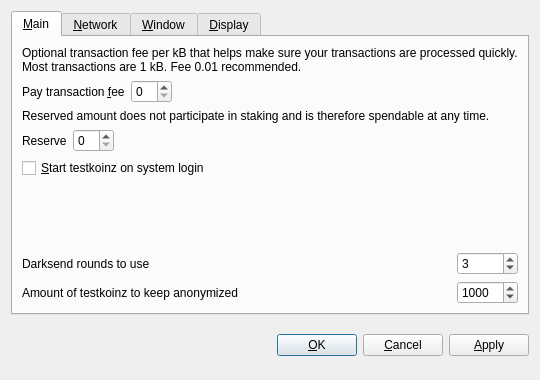
<?xml version="1.0" encoding="UTF-8"?>
<ui version="4.0">
 <class>OptionsDialog</class>
 <widget class="QDialog" name="OptionsDialog">
  <property name="geometry">
   <rect>
    <x>0</x>
    <y>0</y>
    <width>540</width>
    <height>380</height>
   </rect>
  </property>
  <property name="windowTitle">
   <string>Options</string>
  </property>
  <property name="modal">
   <bool>true</bool>
  </property>
  <layout class="QVBoxLayout" name="verticalLayout">
   <item>
    <widget class="QTabWidget" name="tabWidget">
     <property name="tabPosition">
      <enum>QTabWidget::North</enum>
     </property>
     <property name="currentIndex">
      <number>0</number>
     </property>
     <widget class="QWidget" name="tabMain">
      <attribute name="title">
       <string>&amp;Main</string>
      </attribute>
      <layout class="QGridLayout" name="gridLayout">
       <item row="0" column="0" colspan="2">
        <widget class="QLabel" name="transactionFeeInfoLabel">
         <property name="text">
          <string>Optional transaction fee per kB that helps make sure your transactions are processed quickly. Most transactions are 1 kB. Fee 0.01 recommended.</string>
         </property>
         <property name="textFormat">
          <enum>Qt::PlainText</enum>
         </property>
         <property name="wordWrap">
          <bool>true</bool>
         </property>
        </widget>
       </item>
       <item row="1" column="0">
        <layout class="QHBoxLayout" name="horizontalLayoutFee">
         <item>
          <widget class="QLabel" name="transactionFeeLabel">
           <property name="text">
            <string>Pay transaction &amp;fee</string>
           </property>
           <property name="textFormat">
            <enum>Qt::PlainText</enum>
           </property>
           <property name="buddy">
            <cstring>transactionFee</cstring>
           </property>
          </widget>
         </item>
         <item>
          <widget class="BitcoinAmountField" name="transactionFee"/>
         </item>
         <item>
          <spacer name="horizontalSpacerFee">
           <property name="orientation">
            <enum>Qt::Horizontal</enum>
           </property>
           <property name="sizeHint" stdset="0">
            <size>
             <width>40</width>
             <height>20</height>
            </size>
           </property>
          </spacer>
         </item>
        </layout>
       </item>
       <item row="2" column="0" colspan="2">
        <widget class="QLabel" name="reserveBalanceInfoLabel">
         <property name="text">
          <string>Reserved amount does not participate in staking and is therefore spendable at any time.</string>
         </property>
         <property name="textFormat">
          <enum>Qt::PlainText</enum>
         </property>
         <property name="wordWrap">
          <bool>true</bool>
         </property>
        </widget>
       </item>
       <item row="3" column="0">
        <layout class="QHBoxLayout" name="horizontalLayoutReserveBalance">
         <item>
          <widget class="QLabel" name="reserveBalanceLabel">
           <property name="text">
            <string>Reserve</string>
           </property>
           <property name="textFormat">
            <enum>Qt::PlainText</enum>
           </property>
           <property name="buddy">
            <cstring>reserveBalance</cstring>
           </property>
          </widget>
         </item>
         <item>
          <widget class="BitcoinAmountField" name="reserveBalance"/>
         </item>
         <item>
          <spacer name="horizontalSpacerReserveBalance">
           <property name="orientation">
            <enum>Qt::Horizontal</enum>
           </property>
           <property name="sizeHint" stdset="0">
            <size>
             <width>40</width>
             <height>20</height>
            </size>
           </property>
          </spacer>
         </item>
        </layout>
       </item>
       <item row="4" column="0">
        <widget class="QCheckBox" name="bitcoinAtStartup">
         <property name="toolTip">
          <string>Automatically start testkoinz after logging in to the system.</string>
         </property>
         <property name="text">
          <string>&amp;Start testkoinz on system login</string>
         </property>
        </widget>
       </item>
       <item row="5" column="0">
        <spacer name="verticalSpacer_Main">
         <property name="orientation">
          <enum>Qt::Vertical</enum>
         </property>
         <property name="sizeHint" stdset="0">
          <size>
           <width>20</width>
           <height>40</height>
          </size>
         </property>
        </spacer>
       </item>
       <item row="6" column="0">
        <widget class="QLabel" name="label">
         <property name="toolTip">
          <string>&lt;html&gt;&lt;head/&gt;&lt;body&gt;&lt;p&gt;This setting determines the amount of individual masternodes that an input will be anonymized through. More rounds of anonymization gives a higher degree of privacy, but also costs more in fees.&lt;/p&gt;&lt;/body&gt;&lt;/html&gt;</string>
         </property>
         <property name="text">
          <string>Darksend rounds to use</string>
         </property>
        </widget>
       </item>
       <item row="6" column="1">
        <widget class="QSpinBox" name="darksendRounds">
         <property name="minimum">
          <number>2</number>
         </property>
         <property name="maximum">
          <number>16</number>
         </property>
         <property name="value">
          <number>3</number>
         </property>
        </widget>
       </item>
       <item row="7" column="0">
        <widget class="QLabel" name="label_2">
         <property name="toolTip">
          <string>This amount acts as a threshold to turn off Darksend once it's reached.</string>
         </property>
         <property name="statusTip">
          <string notr="true"/>
         </property>
         <property name="whatsThis">
          <string notr="true"/>
         </property>
         <property name="accessibleName">
          <string notr="true"/>
         </property>
         <property name="accessibleDescription">
          <string notr="true"/>
         </property>
         <property name="text">
          <string>Amount of testkoinz to keep anonymized</string>
         </property>
        </widget>
       </item>
       <item row="7" column="1">
        <widget class="QSpinBox" name="anonymizetestkoinz">
         <property name="minimum">
          <number>2</number>
         </property>
         <property name="maximum">
          <number>10000</number>
         </property>
         <property name="singleStep">
          <number>10</number>
         </property>
         <property name="value">
          <number>1000</number>
         </property>
        </widget>
       </item>
      </layout>
     </widget>
     <widget class="QWidget" name="tabNetwork">
      <attribute name="title">
       <string>&amp;Network</string>
      </attribute>
      <layout class="QVBoxLayout" name="verticalLayout_Network">
       <item>
        <widget class="QCheckBox" name="mapPortUpnp">
         <property name="toolTip">
          <string>Automatically open the testkoinz client port on the router. This only works when your router supports UPnP and it is enabled.</string>
         </property>
         <property name="text">
          <string>Map port using &amp;UPnP</string>
         </property>
        </widget>
       </item>
       <item>
        <widget class="QCheckBox" name="connectSocks">
         <property name="toolTip">
          <string>Connect to the testkoinz network through a SOCKS5 proxy (e.g. when connecting through Tor).</string>
         </property>
         <property name="text">
          <string>&amp;Connect through SOCKS5 proxy:</string>
         </property>
        </widget>
       </item>
       <item>
        <layout class="QHBoxLayout" name="horizontalLayout_Network">
         <item>
          <widget class="QLabel" name="proxyIpLabel">
           <property name="text">
            <string>Proxy &amp;IP:</string>
           </property>
           <property name="textFormat">
            <enum>Qt::PlainText</enum>
           </property>
           <property name="buddy">
            <cstring>proxyIp</cstring>
           </property>
          </widget>
         </item>
         <item>
          <widget class="QValidatedLineEdit" name="proxyIp">
           <property name="maximumSize">
            <size>
             <width>140</width>
             <height>16777215</height>
            </size>
           </property>
           <property name="toolTip">
            <string>IP address of the proxy (e.g. 127.0.0.1)</string>
           </property>
          </widget>
         </item>
         <item>
          <widget class="QLabel" name="proxyPortLabel">
           <property name="text">
            <string>&amp;Port:</string>
           </property>
           <property name="textFormat">
            <enum>Qt::PlainText</enum>
           </property>
           <property name="buddy">
            <cstring>proxyPort</cstring>
           </property>
          </widget>
         </item>
         <item>
          <widget class="QLineEdit" name="proxyPort">
           <property name="maximumSize">
            <size>
             <width>55</width>
             <height>16777215</height>
            </size>
           </property>
           <property name="toolTip">
            <string>Port of the proxy (e.g. 9050)</string>
           </property>
          </widget>
         </item>
         <item>
          <spacer name="horizontalSpacer_Network">
           <property name="orientation">
            <enum>Qt::Horizontal</enum>
           </property>
           <property name="sizeHint" stdset="0">
            <size>
             <width>40</width>
             <height>20</height>
            </size>
           </property>
          </spacer>
         </item>
        </layout>
       </item>
       <item>
        <spacer name="verticalSpacer_Network">
         <property name="orientation">
          <enum>Qt::Vertical</enum>
         </property>
         <property name="sizeHint" stdset="0">
          <size>
           <width>20</width>
           <height>40</height>
          </size>
         </property>
        </spacer>
       </item>
      </layout>
     </widget>
     <widget class="QWidget" name="tabWindow">
      <attribute name="title">
       <string>&amp;Window</string>
      </attribute>
      <layout class="QVBoxLayout" name="verticalLayout_Window">
       <item>
        <widget class="QCheckBox" name="minimizeToTray">
         <property name="toolTip">
          <string>Show only a tray icon after minimizing the window.</string>
         </property>
         <property name="text">
          <string>&amp;Minimize to the tray instead of the taskbar</string>
         </property>
        </widget>
       </item>
       <item>
        <widget class="QCheckBox" name="minimizeOnClose">
         <property name="toolTip">
          <string>Minimize instead of exit the application when the window is closed. When this option is enabled, the application will be closed only after selecting Quit in the menu.</string>
         </property>
         <property name="text">
          <string>M&amp;inimize on close</string>
         </property>
        </widget>
       </item>
       <item>
        <spacer name="verticalSpacer_Window">
         <property name="orientation">
          <enum>Qt::Vertical</enum>
         </property>
         <property name="sizeHint" stdset="0">
          <size>
           <width>20</width>
           <height>40</height>
          </size>
         </property>
        </spacer>
       </item>
      </layout>
     </widget>
     <widget class="QWidget" name="tabDisplay">
      <attribute name="title">
       <string>&amp;Display</string>
      </attribute>
      <layout class="QVBoxLayout" name="verticalLayout_Display">
       <item>
        <layout class="QHBoxLayout" name="horizontalLayout_1_Display">
         <item>
          <widget class="QLabel" name="langLabel">
           <property name="text">
            <string>User Interface &amp;language:</string>
           </property>
           <property name="textFormat">
            <enum>Qt::PlainText</enum>
           </property>
           <property name="buddy">
            <cstring>lang</cstring>
           </property>
          </widget>
         </item>
         <item>
          <widget class="QValueComboBox" name="lang">
           <property name="toolTip">
            <string>The user interface language can be set here. This setting will take effect after restarting testkoinz.</string>
           </property>
          </widget>
         </item>
        </layout>
       </item>
       <item>
        <layout class="QHBoxLayout" name="horizontalLayout_2_Display">
         <item>
          <widget class="QLabel" name="unitLabel">
           <property name="text">
            <string>&amp;Unit to show amounts in:</string>
           </property>
           <property name="textFormat">
            <enum>Qt::PlainText</enum>
           </property>
           <property name="buddy">
            <cstring>unit</cstring>
           </property>
          </widget>
         </item>
         <item>
          <widget class="QValueComboBox" name="unit">
           <property name="toolTip">
            <string>Choose the default subdivision unit to show in the interface and when sending coins.</string>
           </property>
          </widget>
         </item>
        </layout>
       </item>
       <item>
        <widget class="QCheckBox" name="coinControlFeatures">
         <property name="toolTip">
          <string>Whether to show coin control features or not.</string>
         </property>
         <property name="text">
          <string>Display coin &amp;control features (experts only!)</string>
         </property>
        </widget>
       </item>
       <item>
        <widget class="QCheckBox" name="useBlackTheme">
         <property name="text">
          <string>Use black visual theme (requires restart)</string>
         </property>
        </widget>
       </item>
       <item>
        <spacer name="verticalSpacer_Display">
         <property name="orientation">
          <enum>Qt::Vertical</enum>
         </property>
         <property name="sizeHint" stdset="0">
          <size>
           <width>20</width>
           <height>40</height>
          </size>
         </property>
        </spacer>
       </item>
      </layout>
     </widget>
    </widget>
   </item>
   <item>
    <layout class="QHBoxLayout" name="horizontalLayout_Buttons">
     <item>
      <spacer name="horizontalSpacer_1">
       <property name="orientation">
        <enum>Qt::Horizontal</enum>
       </property>
       <property name="sizeHint" stdset="0">
        <size>
         <width>40</width>
         <height>48</height>
        </size>
       </property>
      </spacer>
     </item>
     <item>
      <widget class="QLabel" name="statusLabel">
       <property name="font">
        <font>
         <weight>75</weight>
         <bold>true</bold>
        </font>
       </property>
       <property name="text">
        <string/>
       </property>
       <property name="textFormat">
        <enum>Qt::PlainText</enum>
       </property>
       <property name="wordWrap">
        <bool>true</bool>
       </property>
      </widget>
     </item>
     <item>
      <spacer name="horizontalSpacer_2">
       <property name="orientation">
        <enum>Qt::Horizontal</enum>
       </property>
       <property name="sizeHint" stdset="0">
        <size>
         <width>40</width>
         <height>48</height>
        </size>
       </property>
      </spacer>
     </item>
     <item>
      <widget class="QPushButton" name="okButton">
       <property name="text">
        <string>&amp;OK</string>
       </property>
      </widget>
     </item>
     <item>
      <widget class="QPushButton" name="cancelButton">
       <property name="text">
        <string>&amp;Cancel</string>
       </property>
       <property name="autoDefault">
        <bool>false</bool>
       </property>
      </widget>
     </item>
     <item>
      <widget class="QPushButton" name="applyButton">
       <property name="text">
        <string>&amp;Apply</string>
       </property>
       <property name="autoDefault">
        <bool>false</bool>
       </property>
      </widget>
     </item>
    </layout>
   </item>
  </layout>
 </widget>
 <customwidgets>
  <customwidget>
   <class>BitcoinAmountField</class>
   <extends>QSpinBox</extends>
   <header>bitcoinamountfield.h</header>
   <container>1</container>
  </customwidget>
  <customwidget>
   <class>QValueComboBox</class>
   <extends>QComboBox</extends>
   <header>qvaluecombobox.h</header>
  </customwidget>
  <customwidget>
   <class>QValidatedLineEdit</class>
   <extends>QLineEdit</extends>
   <header>qvalidatedlineedit.h</header>
  </customwidget>
 </customwidgets>
 <resources/>
 <connections/>
</ui>
